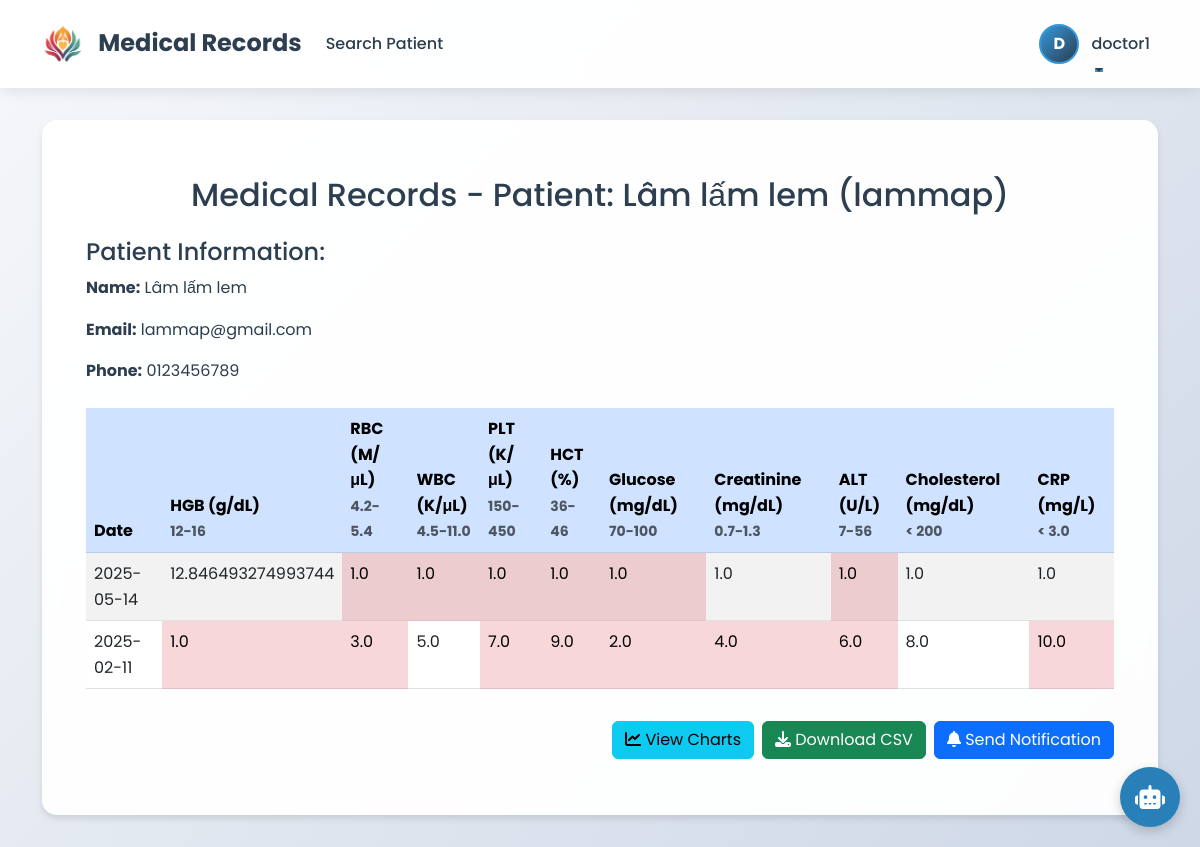
/doctor/view_patient_records/2 (signed in), run on the app's committed database.
### app/models/user.py (models this page shows, shortened)
class User(UserMixin, db.Model):
    id = db.Column(db.Integer, primary_key=True)
    username = db.Column(db.String(80), unique=True, nullable=False)
    email = db.Column(db.String(120), unique=True, nullable=False)
    password_hash = db.Column(db.String(128))
    phone = db.Column(db.String(10))
    full_name = db.Column(db.String(100))
    avatar = db.Column(db.String(200))
    role = db.Column(db.String(20))
    records = db.relationship('MedicalRecord', backref='patient', lazy=True)
    notifications = db.relationship('Notification', foreign_keys='Notification.patient_id', backref='patient', lazy=True)
    sent_notifications = db.relationship('Notification', foreign_keys='Notification.doctor_id', backref='doctor', lazy=True)
    reset_code = db.Column(db.String(6))
    reset_code_expiry = db.Column(db.DateTime)

### app/models/medical_record.py (models this page shows)
class MedicalRecord(db.Model):
    id = db.Column(db.Integer, primary_key=True)
    patient_id = db.Column(db.Integer, db.ForeignKey('user.id'), nullable=False)
    date = db.Column(db.DateTime, nullable=False, default=datetime.utcnow)
    hgb = db.Column(db.Float)
    rbc = db.Column(db.Float)
    wbc = db.Column(db.Float)
    plt = db.Column(db.Float)
    hct = db.Column(db.Float)
    glucose = db.Column(db.Float)
    creatinine = db.Column(db.Float)
    alt = db.Column(db.Float)
    cholesterol = db.Column(db.Float)
    crp = db.Column(db.Float)

### app/routes/doctor.py (the view)
@bp.route('/view_patient_records/<int:patient_id>')
@login_required
def view_patient_records(patient_id):
    if current_user.role != 'doctor':
        flash('Access denied. Doctors only.', 'danger')
        return redirect(url_for('index'))
    patient = User.query.get_or_404(patient_id)
    records = MedicalRecord.query.filter_by(patient_id=patient_id).order_by(MedicalRecord.date.desc()).all()
    notification_form = NotificationForm()
    return render_template('view_records.html', records=records, patient=patient, notification_form=notification_form, patient_id=patient_id)

### templates/view_records.html (shortened to what this page needs)
{% extends "base.html" %}
{% block content %}
<div class="container-fluid py-4">
    <div class="row">
        <div class="col-12">
            <h2 class="text-center mb-4">Medical Records - Patient: {{ patient.full_name }} ({{ patient.username }})</h2>
            {% if records %}
                {% if current_user.role == 'doctor' %}
                <div class="mb-4">
                    <h4>Patient Information:</h4>
                    <p><strong>Name:</strong> {{ patient.full_name }}</p>
                    <p><strong>Email:</strong> {{ patient.email }}</p>
                    <p><strong>Phone:</strong> {{ patient.phone }}</p>
                </div>
                {% endif %}
                <div class="table-responsive">
                    <table class="table table-striped table-hover">
                        <thead class="table-primary">
                            <tr>
                                <th>Date</th>
                                <th>HGB (g/dL)<br><small class="text-muted">12-16</small></th>
                                <th>RBC (M/μL)<br><small class="text-muted">4.2-5.4</small></th>
                                <th>WBC (K/μL)<br><small class="text-muted">4.5-11.0</small></th>
                                <th>PLT (K/μL)<br><small class="text-muted">150-450</small></th>
                                <th>HCT (%)<br><small class="text-muted">36-46</small></th>
                                <th>Glucose (mg/dL)<br><small class="text-muted">70-100</small></th>
                                <th>Creatinine (mg/dL)<br><small class="text-muted">0.7-1.3</small></th>
                                <th>ALT (U/L)<br><small class="text-muted">7-56</small></th>
                                <th>Cholesterol (mg/dL)<br><small class="text-muted">< 200</small></th>
                                <th>CRP (mg/L)<br><small class="text-muted">< 3.0</small></th>
                            </tr>
                        </thead>
                        <tbody>
                            {% for record in records %}
                            <tr>
                                <td>{{ record.date.strftime('%Y-%m-%d') }}</td>
                                <td class="{% if record.hgb and (record.hgb < 12 or record.hgb > 16) %}table-danger{% endif %}">{{ record.hgb }}</td>
                                <td class="{% if record.rbc and (record.rbc < 4.2 or record.rbc > 5.4) %}table-danger{% endif %}">{{ record.rbc }}</td>
                                <td class="{% if record.wbc and (record.wbc < 4.5 or record.wbc > 11.0) %}table-danger{% endif %}">{{ record.wbc }}</td>
                                <td class="{% if record.plt and (record.plt < 150 or record.plt > 450) %}table-danger{% endif %}">{{ record.plt }}</td>
                                <td class="{% if record.hct and (record.hct < 36 or record.hct > 46) %}table-danger{% endif %}">{{ record.hct }}</td>
                                <td class="{% if record.glucose and (record.glucose < 70 or record.glucose > 100) %}table-danger{% endif %}">{{ record.glucose }}</td>
                                <td class="{% if record.creatinine and (record.creatinine < 0.7 or record.creatinine > 1.3) %}table-danger{% endif %}">{{ record.creatinine }}</td>
                                <td class="{% if record.alt and (record.alt < 7 or record.alt > 56) %}table-danger{% endif %}">{{ record.alt }}</td>
                                <td class="{% if record.cholesterol and record.cholesterol > 200 %}table-danger{% endif %}">{{ record.cholesterol }}</td>
                                <td class="{% if record.crp and record.crp > 3.0 %}table-danger{% endif %}">{{ record.crp }}</td>
                            </tr>
                            {% endfor %}
                        </tbody>
                    </table>
                </div>
                {% if current_user.role == 'doctor' %}
                <div class="d-grid gap-2 d-md-flex justify-content-md-end mt-3">
                    <a href="{{ url_for('doctor.view_charts', patient_id=patient.id) }}" class="btn btn-info">
                        <i class="fas fa-chart-line"></i> View Charts
                    </a>
                    <a href="{{ url_for('doctor.download_records', patient_id=patient.id) }}" class="btn btn-success">
                        <i class="fas fa-download"></i> Download CSV
                    </a>
                    <button type="button" class="btn btn-primary" id="openNotificationBtn">
                        <i class="fas fa-bell"></i> Send Notification
                    </button>
                </div>
                {% endif %}
            {% endif %}
        </div>
    </div>
</div>
{% endblock %}

### templates/base.html (shortened to what this page needs)
<!DOCTYPE html>
<html lang="en">
<head>
    <link href="https://cdn.jsdelivr.net/npm/bootstrap@5.3.0/dist/css/bootstrap.min.css" rel="stylesheet">
    <link rel="stylesheet" href="https://cdnjs.cloudflare.com/ajax/libs/font-awesome/6.0.0/css/all.min.css">
</head>
<body>
    <nav class="navbar navbar-expand-lg navbar-light">
        <div class="container">
            <a class="navbar-brand" href="{{ url_for('index') }}">
                <img src="{{ url_for('static', filename='images/logo.png') }}" alt="Medical Records Logo" height="40">
                <span class="ms-2 fw-bold">Medical Records</span>
            </a>
            <div class="collapse navbar-collapse" id="navbarNav">
                <ul class="navbar-nav me-auto">
                    {% if current_user.is_authenticated %}
                        {% if current_user.role == 'patient' %}
                        <li class="nav-item">
                            <a class="nav-link" href="{{ url_for('patient.new_record') }}">New Record</a>
                        </li>
                        <li class="nav-item">
                            <a class="nav-link {{ 'active' if request.endpoint == 'patient.view_records' else '' }}" href="{{ url_for('patient.view_records') }}">
                                <i class="fas fa-file-medical-alt me-2"></i>View Records
                            </a>
                        </li>
                        <li class="nav-item">
                            <a class="nav-link {{ 'active' if request.endpoint == 'patient.view_charts' else '' }}" href="{{ url_for('patient.view_charts') }}">
                                <i class="fas fa-chart-line me-2"></i>View Charts
                            </a>
                        </li>
                        <li class="nav-item">
                            <a class="nav-link {{ 'active' if request.endpoint == 'patient.notifications' else '' }}" href="{{ url_for('patient.notifications') }}">
                                <i class="fas fa-bell me-2"></i>Notifications
                                {% if notification_count and notification_count > 0 %}
                                <span class="badge bg-danger">{{ notification_count }}</span>
                                {% endif %}
                            </a>
                        </li>
                        <li class="nav-item">
                            <a class="nav-link {{ 'active' if request.endpoint == 'patient.view_doctors' else '' }}" href="{{ url_for('patient.view_doctors') }}">
                                <i class="fas fa-user-md me-2"></i>Search Doctor
                            </a>
                        </li>
                        {% elif current_user.role == 'doctor' %}
                        <li class="nav-item">
                            <a class="nav-link" href="{{ url_for('doctor.search_patient') }}">Search Patient</a>
                        </li>
                        {% elif current_user.role == 'admin' %}
                        <li class="nav-item">
                            <a class="nav-link" href="{{ url_for('admin.users') }}">User Management</a>
                        </li>
                        {% endif %}
                    {% endif %}
                </ul>
                <ul class="navbar-nav">
                    {% if current_user.is_authenticated %}
                        <li class="nav-item dropdown">
                            <a class="nav-link dropdown-toggle" href="#" id="navbarDropdown" role="button" data-bs-toggle="dropdown" aria-expanded="false">
                                {% if current_user.avatar %}
                                <img src="{{ url_for('static', filename='uploads/' + current_user.avatar) }}" class="avatar-small me-2" alt="Avatar">
                                {% else %}
                                <div class="avatar-small me-2 d-inline-flex align-items-center justify-content-center" style="background: linear-gradient(135deg, #3498db, #2c3e50);">
                                    <span class="text-white fw-bold">{{ current_user.username[0].upper() }}</span>
                                </div>
                                {% endif %}
                                {{ current_user.username }}
                            </a>
                        </li>
                    {% endif %}
                </ul>
            </div>
        </div>
    </nav>
    <div class="container">
        <div class="content">
            {% block content %}{% endblock %}
        </div>
    </div>
    <div class="ai-chat-container">
        <button class="ai-chat-toggle" id="toggleChat">
            <i class="fas fa-robot"></i>
        </button>
    </div>
</body>
</html>

### templates/base.html (style rules this page uses)
:root { --primary-color: #2c3e50; --secondary-color: #3498db; --accent-color: #e74c3c; --background-color: #f8f9fa; --text-color: #2c3e50; --card-shadow: 0 4px 6px rgba(0, 0, 0, 0.1); }
body { font-family: 'Poppins', sans-serif; background-color: var(--background-color); color: var(--text-color); position: relative; min-height: 100vh; line-height: 1.6; }
body::before { content: ''; position: fixed; top: 0; left: 0; width: 100%; height: 100%; z-index: -1; background: linear-gradient(135deg, #f5f7fa 0%, #c3cfe2 100%); opacity: 0.8; }
.navbar { background-color: rgba(255, 255, 255, 0.95); backdrop-filter: blur(10px); box-shadow: 0 2px 15px rgba(0, 0, 0, 0.1); padding: 1rem 0; position: relative; z-index: 1070 !important; }
.navbar-brand { font-weight: 700; font-size: 1.5rem; color: var(--primary-color); transition: color 0.3s ease; }
.nav-link { color: var(--text-color); font-weight: 500; padding: 0.5rem 1rem; transition: all 0.3s ease; position: relative; }
.nav-link::after { content: ''; position: absolute; width: 0; height: 2px; bottom: 0; left: 50%; background-color: var(--secondary-color); transition: all 0.3s ease; transform: translateX(-50%); }
.content { background-color: rgba(255, 255, 255, 0.95); border-radius: 15px; box-shadow: var(--card-shadow); padding: 2rem; margin: 2rem auto; backdrop-filter: blur(10px); transition: transform 0.3s ease, box-shadow 0.3s ease; position: relative; z-index: 1030; }
.avatar-small { width: 40px; height: 40px; border-radius: 50%; object-fit: cover; border: 2px solid var(--secondary-color); transition: transform 0.3s ease; }
.nav-item.dropdown { position: relative !important; }
.ai-chat-container { position: fixed; bottom: 20px; right: 20px; z-index: 1090; display: flex; flex-direction: column; align-items: flex-end; }
.ai-chat-toggle { width: 60px; height: 60px; border-radius: 50%; background-color: #2980b9; color: white; display: flex; justify-content: center; align-items: center; cursor: pointer; border: none; box-shadow: 0 4px 12px rgba(0, 0, 0, 0.2); font-size: 24px; transition: all 0.3s ease; position: relative; }

### data on the page
User: username "D", username "doctor1"
User: full_name "Lâm lấm lem", username "lammap", email "lammap@gmail.com", phone "0123456789"
MedicalRecord: date "2025-05-14", hgb "12.846493274993744", rbc "1.0", wbc "1.0", plt "1.0", hct "1.0", glucose "1.0", creatinine "1.0", alt "1.0", cholesterol "1.0", crp "1.0"
MedicalRecord: date "2025-02-11", hgb "1.0", rbc "3.0", wbc "5.0", plt "7.0", hct "9.0", glucose "2.0", creatinine "4.0", alt "6.0", cholesterol "8.0", crp "10.0"
